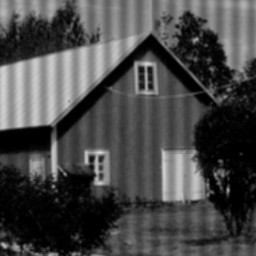
#> input picture 第五周计科211-蓝明艳/house.jpg, 256 x 256 px, found by its file name
$ python fivefortwo.py
#> lines starting #> are read from the running program, lines starting #| are printed output that depends on the picture
import cv2
import numpy as np
from matplotlib import pyplot as plt

img = cv2.imread('./recourse/house.jpg', 0)
#> img is the input picture: shape (256, 256); min 0, max 214, mean 71.8
dft = cv2.dft(np.float32(img), flags=cv2.DFT_COMPLEX_OUTPUT)
dft_shift = np.fft.fftshift(dft)  # 将低频分量转移到频谱中心
magnitude_spectrum = 20 * np.log(cv2.magnitude(dft_shift[:, :, 0], dft_shift[:, :, 1]))  # 构建振幅图
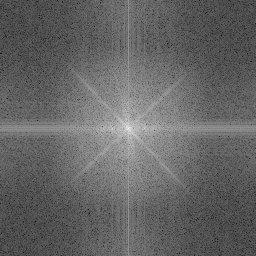
#> magnitude_spectrum: shape (256, 256) float32; min 6.21, max 307.3, mean 125.8; drawn with min black and max white

rows, cols = img.shape
#> rows = 256; cols = 256
crow, ccol = rows / 2, cols / 2  # 获取中心位置
#> crow = 128; ccol = 128
mask = np.ones((rows, cols, 2), np.uint8)  # 高通滤波
mask[int(crow - 10):int(crow + 10), int(ccol - 114):int(ccol - 4)] = 0
mask[int(crow - 10):int(crow + 10), int(ccol + 4):int(ccol + 114)] = 0
fshift = dft_shift * mask  # 将掩码与当前得到的结果结合在一起
f_ishift = np.fft.ifftshift(fshift)  # 将低频还原到左上角
img_back = cv2.idft(f_ishift)  # 傅里叶逆变换
img_back = cv2.magnitude(img_back[:, :, 1], img_back[:, :, 0])  # 将实部与虚部进行处理
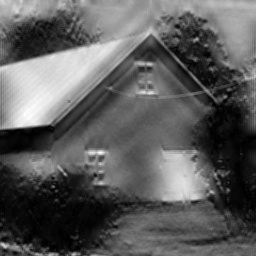
#> img_back: shape (256, 256) float32; min 3076.9, max 13159157, mean 4781559; drawn with min black and max white
plt.imshow(img_back, cmap='gray')
plt.title('result'), plt.xticks([]), plt.yticks([])
plt.show()
